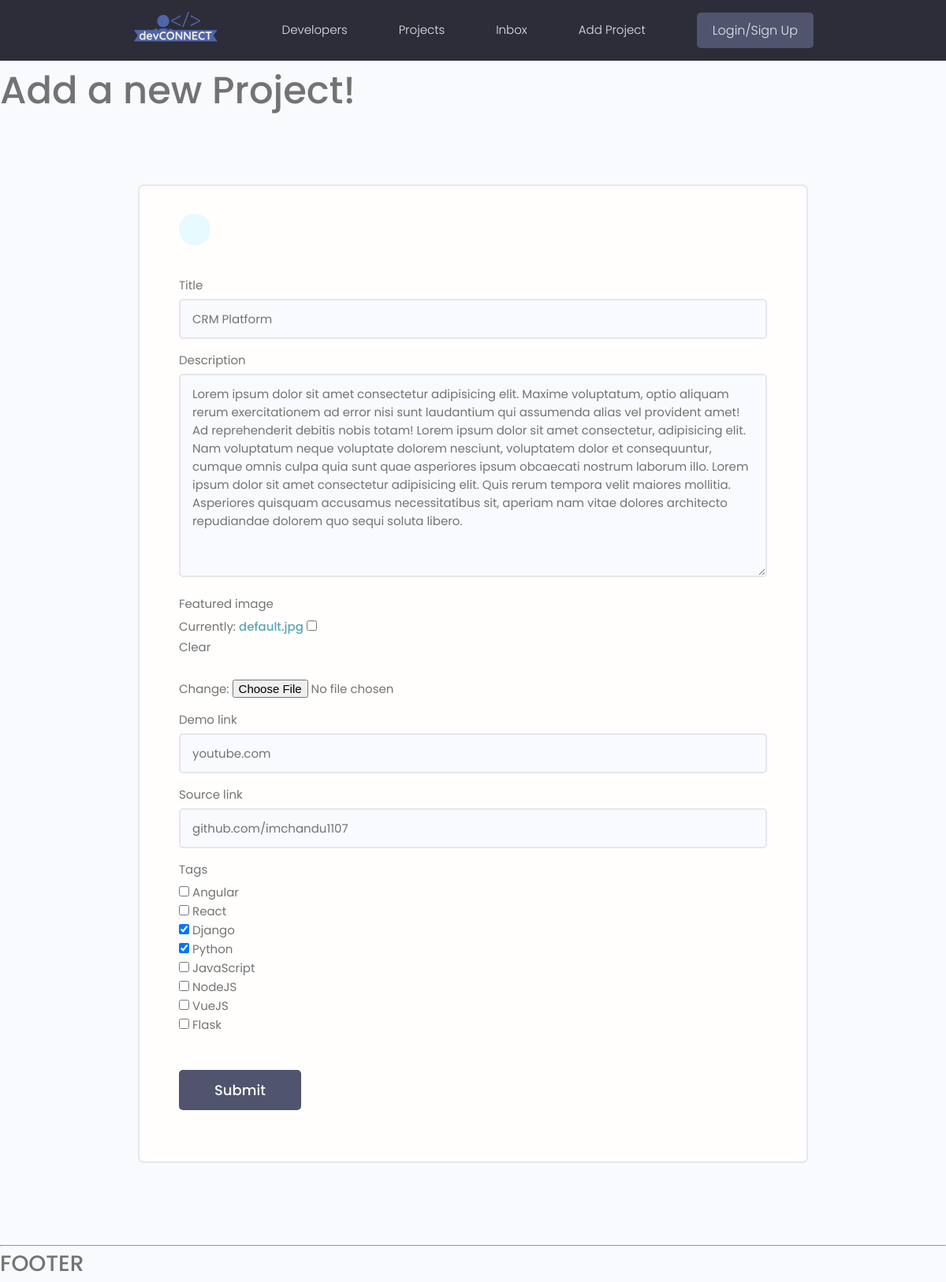
Screenshot of /projects/update-project/bef6efdd864948f2b62536786ff7a524 with the database file from the repository.
### projects/models.py (models this page shows, shortened)
class Project(models.Model):
    owner = models.ForeignKey(Profile, null=True, blank=True, on_delete=models.SET_NULL)
    title = models.CharField(max_length=200)
    description = models.TextField(null=True, blank=True)
    featured_image = models.ImageField(null=True, blank=True, default="default.jpg")
    demo_link = models.CharField(max_length=1000, null=True, blank=True)
    source_link = models.CharField(max_length=1000, null=True, blank=True)
    tags = models.ManyToManyField('Tag', blank=True)
    vote_total = models.IntegerField(default=0, null=True, blank=True)
    vote_ratio = models.IntegerField(default=0, null=True, blank=True)
    created = models.DateTimeField(auto_now_add=True)
    id = models.UUIDField(default=uuid.uuid4, unique=True, primary_key=True, editable=False)

### projects/views.py (the view)
# urls.py: path('update-project/<str:pk>', views.updateProject, name="update-project"),
def updateProject(request, pk):
    project = Project.objects.get(id=pk)
    form = ProjectForm(instance=project)
    if request.method == "POST":
        form = ProjectForm(request.POST, request.FILES, instance=project)
        if form.is_valid():
            form.save()
            return redirect('projects')
    context={'form':form}
    return render(request, "projects/project_form.html", context)

### projects/forms.py
class ProjectForm(ModelForm):
    class Meta:
        model = Project
        fields = ['title', 'description', 'featured_image', 'demo_link', 'source_link', 'tags']
        widgets = {
            'tags' : forms.CheckboxSelectMultiple(),
        }
    def __init__(self, *args, **kwargs):
        super(ProjectForm, self).__init__(*args, **kwargs)
        for name, field in self.fields.items():
            field.widget.attrs.update(
                {'class' : 'input'},
            )

### projects/models.py (called while the page is built)
    def __str__(self):
        return self.name

### projects/templates/projects/project_form.html (shortened to what this page needs)
{% extends 'main.html' %}
{% block content %}
<h1>Add a new Project!</h1>
<main class="formPage my-xl">
    <div class="content-box">
        <div class="formWrapper">
            <a class="backButton" href="#"></a>
            <br>
            <form class="form" method="POST" enctype="multipart/form-data">
                {% for field in form %}
                <div class="form__field">
                    <label for="formInput#text">{{field.label}}</label>
                    {{field}}
                </div>
                {% endfor %}
                <input class="btn btn--sub btn--lg  my-md" type="submit" value="Submit" />
            </form>
        </div>
    </div>
</main>
{% endblock content %}

### static/styles/app.css (style rules this page uses)
:root { --color-sub: #2d2d39; }
.btn--sub { background-color: var(--color-sub-light); }
.content-box { width: 95%; max-width: 85rem; margin: 0 auto; }
.backButton { background: var(--color-main-light); color: var(--color-main); width: 4rem; height: 4rem; display: flex; align-items: center; justify-content: center; border-radius: 50%; }
.formPage .formWrapper { list-style: none; background: var(--color-white); padding: 3.5rem 5rem; border: 2px solid var(--color-light); border-radius: 0.7rem; }

### static/uikit/styles/modules/_variables.css (style rules this page uses)
:root { --color-main: #5aa5b9; --color-main-light: #e6faff; --color-sub: #3f4156; --color-sub-light: #51546e; --color-sub-lighter: #ededfd; --color-text: #737373; --color-gray: #8b8b8b; --color-light: #e5e7eb; --color-light-gray: #767676; --color-bg: #f8fafd; --color-white: #fffefd; --color-white-light: #f3f3f3; --color-success: #359e64; --color-success-bg: #def8e8; --color-error: #fc4b0b; --color-error-bg: #fff2ee; --font-base: 'Poppins', arial, helvetica, 'Segoe UI', roboto, ubuntu, sans-serif; --font-monospace: 'Fira Code', 'Courier New', courier, monospace; --font-regular: 300; --font-medium: 500; --font-bold: 700; --generic-shadow: 1px 1px 5px #00000010; --generic-transition: all 0.3s ease-in-out; }

### static/uikit/styles/modules/_base.css (style rules this page uses)
* { margin: 0; padding: 0; box-sizing: border-box; text-rendering: optimizeLegibility; color: inherit; font-size: inherit; }
html { font-size: 50%; }
@media only screen and (min-width: 480px) { html { font-size: 56.25%; } }
@media only screen and (min-width: 1200px) { html { font-size: 62.5%; } }
body { line-height: 1.6; font-weight: 400; font-size: 1.5rem; color: var(--color-text); background-color: var(--color-bg); min-height: 100vh; }

### static/uikit/styles/modules/_typography.css (style rules this page uses)
* { font-family: var(--font-base); }
h1 { font-size: 4.8rem; font-weight: var(--font-medium); }
a { padding-bottom: 2px; text-decoration: none; display: inline-block; color: var(--color-main); font-weight: var(--font-medium); }

### static/uikit/styles/modules/_utilities.css (style rules this page uses)
.my-md { margin: 3rem auto; }
.my-xl { margin: 8rem auto; }

### static/uikit/styles/modules/_button.css (style rules this page uses)
.btn { display: inline-block; position: relative; cursor: pointer; background-color: var(--color-light); font-weight: var(--font-medium); color: var(--color-sub); text-decoration: none; padding: 1rem 2rem; border-radius: 0.5rem; border: none; width: -webkit-fit-content; width: -moz-fit-content; width: fit-content; height: -webkit-fit-content; height: -moz-fit-content; height: fit-content; font-size: 1.6rem; outline-width: 0; outline-color: transparent; -webkit-backface-visibility: hidden; backface-visibility: hidden; transition: all 0.3s ease-in-out; }
.btn--sub { background-color: var(--color-sub); color: var(--color-white); }
.btn--lg { font-size: 1.8rem; padding: 1.2rem 4.5rem; }

### static/uikit/styles/modules/_form.css (style rules this page uses)
.form { display: block; }
.form__field { margin-top: 1.5rem; margin-bottom: 1.5rem; }
.form__label, .form__field > label { display: block; margin-bottom: 0.5rem; color: var(--color-text); }
input.input[type='text'], input.input[type='email'], input.input[type='password'], input.input[type='number'], textarea.input { min-width: 24rem; width: 100%; padding: 1.2rem 1.5rem; border-radius: 0.5rem; border: 2px solid var(--color-light); transition: all 0.3s ease-in-out; background-color: var(--color-bg); }

### rows the page displays
Project: form "CRM Platform" "Lorem ipsum dolor sit amet consectetur adipisicing elit. Maxime voluptatum, optio aliquam rerum exercitationem ad error nisi sunt laudantium qui assumenda alias vel provident amet! Ad reprehenderit debitis nobis totam! Lorem ipsum dolor sit amet consectetur, adipisicing elit. Nam voluptatum neque voluptate dolorem nesciunt, voluptatem dolor et consequuntur, cumque omnis culpa quia sunt quae asperiores ipsum obcaecati nostrum laborum illo. Lorem ipsum dolor sit amet consectetur adipisicing elit. Quis rerum tempora velit maiores mollitia. Asperiores quisquam accusamus necessitatibus sit, aperiam nam vitae dolores architecto repudiandae dolorem quo sequi soluta libero." "youtube.com" "github.com/imchandu1107"

### other values shown
{{ field.label }} "Title" "Description" "Featured image" "Demo link" "Source link" "Tags"
